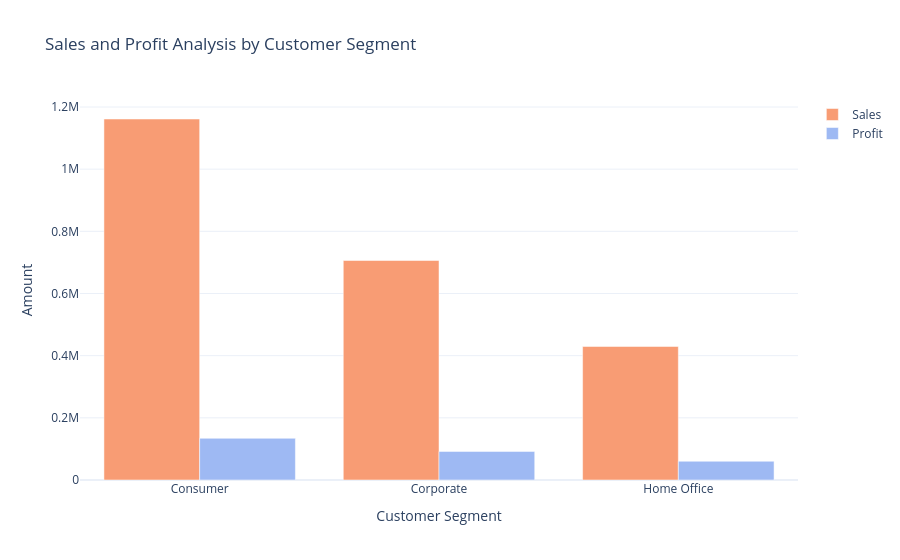

Notebook cell for this chart:
### Code cell
color_palette = colors.qualitative.Pastel

fig = go.Figure()
fig.add_trace(go.Bar(x=sales_profit_by_segment['Segment'],
                     y=sales_profit_by_segment['Sales'],
                     name='Sales',
                     marker_color=color_palette[2]))

fig.add_trace(go.Bar(x=sales_profit_by_segment['Segment'],
                     y=sales_profit_by_segment['Profit'],
                     name='Profit',
                     marker_color=color_palette[5]))

fig.update_layout(title='Sales and Profit Analysis by Customer Segment',
                  xaxis_title='Customer Segment',
                  yaxis_title='Amount')
fig.show()

### Figure 1 — Plotly figure (JSON) as saved in the notebook; plotly's stock layout.template omitted (floating-point values rounded to 4 significant figures)
{"data": [{"marker": {"color": "rgb(248, 156, 116)"}, "name": "Sales", "type": "bar", "x": ["Consumer", "Corporate", "Home Office"], "y": [1161000.0, 706100.0, 429700.0]}, {"marker": {"color": "rgb(158, 185, 243)"}, "name": "Profit", "type": "bar", "x": ["Consumer", "Corporate", "Home Office"], "y": [134100.0, 91980.0, 60300.0]}], "layout": {"title": {"text": "Sales and Profit Analysis by Customer Segment"}, "xaxis": {"title": {"text": "Customer Segment"}}, "yaxis": {"title": {"text": "Amount"}}}}
